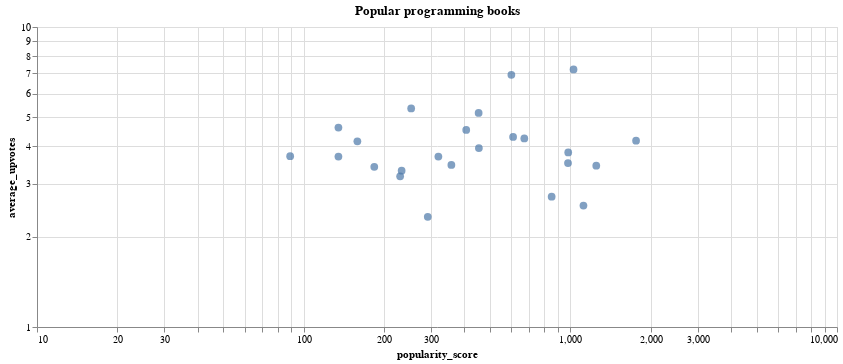

Here is the notebook cell this chart was saved with:
### Code cell
alt.Chart(book_with_category.loc[book_with_category['category']=='programming'], title='Popular programming books').mark_circle(size=60).encode(
    alt.X('popularity_score:Q', scale=alt.Scale(type='log', base=10)),
    alt.Y('average_upvotes:Q', scale=alt.Scale(type='log', base=10)),
    tooltip=['title']
).properties(width=800).interactive()

### Figure 1 — Vega-Lite specification as saved in the notebook (floating-point values rounded to 4 significant figures)
{"config": {"view": {"continuousWidth": 400, "continuousHeight": 300}}, "data": {"name": "data-e7e7a5ee4d27e8b793b738e718685cd3"}, "mark": {"type": "circle", "size": 60}, "encoding": {"tooltip": [{"type": "nominal", "field": "title"}], "x": {"type": "quantitative", "field": "popularity_score", "scale": {"base": 10, "type": "log"}}, "y": {"type": "quantitative", "field": "average_upvotes", "scale": {"base": 10, "type": "log"}}}, "selection": {"selector015": {"type": "interval", "bind": "scales", "encodings": ["x", "y"]}}, "title": "Popular programming books", "width": 800, "$schema": "https://vega.github.io/schema/vega-lite/v4.8.1.json", "datasets": {"data-e7e7a5ee4d27e8b793b738e718685cd3": [{"title": "clean code", "popularity_score": "1764", "author": "robert c. martin", "comments_recieved": "2751", "average_upvotes": 4.18, "category": "programming"}, {"title": "code complete", "popularity_score": "1251", "author": "steve mcconnell", "comments_recieved": "1889", "average_upvotes": 3.45, "category": "programming"}, {"title": "head first java, 2nd edition", "popularity_score": "1120", "author": "kathy sierra, bert bates", "comments_recieved": "1740", "average_upvotes": 2.54, "category": "programming"}, {"title": "c programming language, 2nd edition", "popularity_score": "1028", "author": "brian w. kernighan, dennis m. ritchie", "comments_recieved": "1536", "average_upvotes": 7.22, "category": "programming"}, {"title": "effective java ", "popularity_score": "982", "author": "joshua bloch", "comments_recieved": "1478", "average_upvotes": 3.82, "category": "programming"}, {"title": "introduction to algorithms, 3rd edition ", "popularity_score": "980", "author": "thomas h. cormen, charles e. leiserson, ronald l. rivest, clifford stein", "comments_recieved": "1283", "average_upvotes": 3.52, "category": "programming"}, {"title": "c++ primer ", "popularity_score": "851", "author": "stanley b. lippman, josée lajoie, barbara e. moo", "comments_recieved": "1755", "average_upvotes": 2.72, "category": "programming"}, {"title": "structure and interpretation of computer programs - 2nd edition ", "popularity_score": "672", "author": "harold abelson, gerald jay sussman", "comments_recieved": "906", "average_upvotes": 4.25, "category": "programming"}, {"title": "the pragmatic programmer", "popularity_score": "610", "author": "andrew hunt, david thomas", "comments_recieved": "935", "average_upvotes": 4.3, "category": "programming"}, {"title": "the art of computer programming, volumes 1-4a boxed set", "popularity_score": "601", "author": "donald e. knuth", "comments_recieved": "744", "average_upvotes": 6.93, "category": "programming"}, {"title": "javascript: the good parts", "popularity_score": "454", "author": "douglas crockford", "comments_recieved": "581", "average_upvotes": 3.95, "category": "programming"}, {"title": "the mythical man-month", "popularity_score": "453", "author": "frederick p. brooks jr.", "comments_recieved": "756", "average_upvotes": 5.17, "category": "programming"}, {"title": "head first design patterns", "popularity_score": "407", "author": "eric freeman, bert bates, kathy sierra, elisabeth robson", "comments_recieved": "547", "average_upvotes": 4.54, "category": "programming"}, {"title": "the c++ programming language ", "popularity_score": "358", "author": "bjarne stroustrup", "comments_recieved": "511", "average_upvotes": 3.47, "category": "programming"}, {"title": "code: the hidden language of computer hardware and software", "popularity_score": "320", "author": "charles petzold", "comments_recieved": "475", "average_upvotes": 3.7, "category": "programming"}, {"title": "thinking in java ", "popularity_score": "292", "author": "bruce eckel", "comments_recieved": "380", "average_upvotes": 2.33, "category": "programming"}, {"title": "artificial intelligence: a modern approach", "popularity_score": "253", "author": "stuart russell", "comments_recieved": "323", "average_upvotes": 5.35, "category": "programming"}, {"title": "learning perl", "popularity_score": "233", "author": "randal l. schwartz, brian d foy, tom phoenix", "comments_recieved": "305", "average_upvotes": 3.32, "category": "programming"}, {"title": "the algorithm design manual", "popularity_score": "230", "author": "steven s skiena", "comments_recieved": "330", "average_upvotes": 3.18, "category": "programming"}, {"title": "python cookbook, third edition", "popularity_score": "184", "author": "david beazley, brian k. jones", "comments_recieved": "265", "average_upvotes": 3.42, "category": "programming"}, {"title": "programming perl", "popularity_score": "159", "author": "tom christiansen, brian d foy, larry wall, jon orwant", "comments_recieved": "206", "average_upvotes": 4.16, "category": "programming"}, {"title": "the linux programming interface", "popularity_score": "135", "author": "michael kerrisk", "comments_recieved": "171", "average_upvotes": 4.62, "category": "programming"}, {"title": "working effectively with legacy code", "popularity_score": "135", "author": "michael feathers", "comments_recieved": "173", "average_upvotes": 3.7, "category": "programming"}, {"title": "the practice of programming ", "popularity_score": "89", "author": "brian w. kernighan, rob pike", "comments_recieved": "166", "average_upvotes": 3.71, "category": "programming"}]}}
